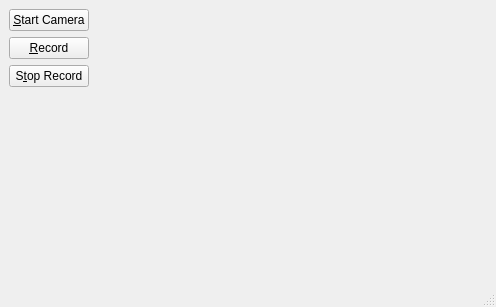
<?xml version="1.0" encoding="UTF-8"?>
<ui version="4.0">
 <class>MainWindow</class>
 <widget class="QMainWindow" name="MainWindow">
  <property name="geometry">
   <rect>
    <x>0</x>
    <y>0</y>
    <width>496</width>
    <height>307</height>
   </rect>
  </property>
  <property name="windowTitle">
   <string>MainWindow</string>
  </property>
  <widget class="QWidget" name="centralwidget">
   <layout class="QHBoxLayout" name="horizontalLayout">
    <item>
     <layout class="QVBoxLayout" name="verticalLayout">
      <item>
       <widget class="QPushButton" name="pushButtonStartCamera">
        <property name="text">
         <string>&amp;Start Camera</string>
        </property>
       </widget>
      </item>
      <item>
       <widget class="QPushButton" name="pushButtonRecord">
        <property name="text">
         <string>&amp;Record</string>
        </property>
       </widget>
      </item>
      <item>
       <widget class="QPushButton" name="pushButtonStopRecord">
        <property name="text">
         <string>S&amp;top Record</string>
        </property>
       </widget>
      </item>
      <item>
       <spacer name="verticalSpacer">
        <property name="orientation">
         <enum>Qt::Vertical</enum>
        </property>
        <property name="sizeHint" stdset="0">
         <size>
          <width>20</width>
          <height>40</height>
         </size>
        </property>
       </spacer>
      </item>
     </layout>
    </item>
    <item>
     <widget class="QWidget" name="widget" native="true">
      <property name="sizePolicy">
       <sizepolicy hsizetype="Expanding" vsizetype="Preferred">
        <horstretch>0</horstretch>
        <verstretch>0</verstretch>
       </sizepolicy>
      </property>
     </widget>
    </item>
   </layout>
  </widget>
  <widget class="QMenuBar" name="menubar">
   <property name="geometry">
    <rect>
     <x>0</x>
     <y>0</y>
     <width>496</width>
     <height>21</height>
    </rect>
   </property>
  </widget>
  <widget class="QStatusBar" name="statusbar"/>
 </widget>
 <resources/>
 <connections/>
</ui>
